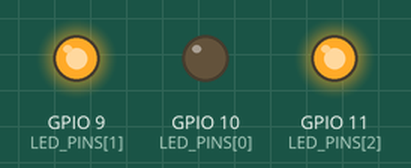
A program run on a simulated Raspberry Pi (BCM pin numbers). Parts: output pins drawn as LEDs (lit = HIGH). What the program prints to the terminal is not drawn.

Above: at 0.05 s.
At 1.75 s:
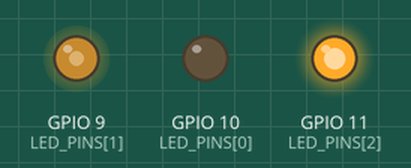
At 3.5 s:
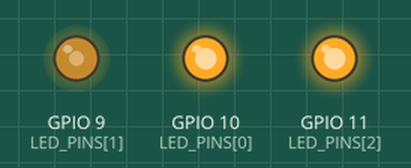
At 4.35 s:
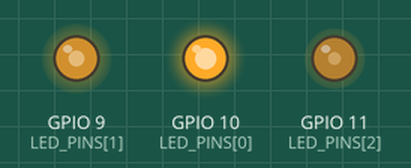
At 5.25 s:
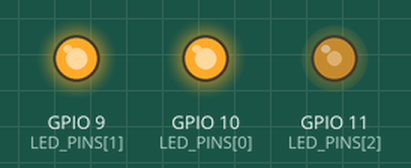
At 7.0 s:
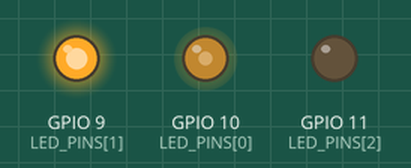
Timing chart, 0 to 9.1 s (numbered marks = the images above):
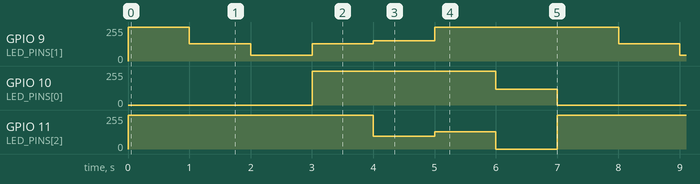

Measured:
- by itself, GPIO 9 (LED_PINS[1]): repeats every 7.0 s: 43/255 1.0 s, 128/255 1.0 s, 153/255 1.0 s, 255/255 3.0 s, 130/255 1.0 s
- by itself, GPIO 10 (LED_PINS[0]): repeats every 7.0 s: 117/255 1.0 s, 0/255 3.0 s, 255/255 3.0 s
- by itself, GPIO 11 (LED_PINS[2]): repeats every 7.0 s: 128/255 1.0 s, 0/255 1.0 s, 255/255 4.0 s, 94/255 1.0 s

The program:

rpirgbled-03.py
```python
# rpirgbled-03.py
# RGB Led를 이용하여 무지개색을 표현한다.
import RPi.GPIO as GPIO
import time

# RGB 핀 번호
LED_PINS = [ 10, 9, 11 ]    # RGB 핀 번호

# 기본 상수 정의
# LED 공통핀이 GND인지 여부
IS_LED_COMMON_PIN_GND = False

# LED 공통핀이 GND인 경우에는 ON이 HIGH, OFF가 LOW
# LED 공통핀이 +인 경우에는 ON이 LOW, OFF가 HIGH
LED_ON = GPIO.HIGH if IS_LED_COMMON_PIN_GND == True else GPIO.LOW
LED_OFF = GPIO.LOW if IS_LED_COMMON_PIN_GND == True else GPIO.HIGH

# LED 공통핀이 GND인 경우 Duty 최대값은 100(On), 최소값은 0(Off)이다.
# LED 공통핀이 +인 경우 Duty 최대값은 0(On), 최소값은 100(Off)이다.
DUTY_ON = 100 if IS_LED_COMMON_PIN_GND == True else 0
DUTY_OFF = 0 if IS_LED_COMMON_PIN_GND == True else 100

# 빨강, 주황, 노랑, 초록, 파랑, 남색, 보라
colors = [
            {'name': '빨강', 'color':0xff0000 }
        ,   {'name': '주황', 'color':0xff7f00 }
        ,   {'name': '노랑', 'color':0xffd400 }
        ,   {'name': '초록', 'color':0x008000 }
        ,   {'name': '파랑', 'color':0x0067a3 }
        ,   {'name': '남색', 'color':0x000080 }
        ,   {'name': '보라', 'color':0x8b00ff }
        ]

#-----------------------------------------------------------------[ functions ]
# (함수) remap(x, in_max, out_max)
# 입력값을 0에서 out_max 사이의 값으로 바꾼다.
# - x : 색상 16진수
# - in_max : 0x00 ~ 0xFF
# - out_max : 0 ~ 100
def remap(x, in_max, out_max):
    return (out_max / in_max) * x

# (함수) setColor(col)
# LED 색 설정
# ex) col = 0xRRGGBB
def setColor(col):
    val_r = (col & 0xFF0000) >> 16      # Red 16진수
    val_g = (col & 0x00FF00) >> 8       # Green 16진수
    val_b = (col & 0x0000FF)            # Blue 16진수

    # 색상을 PWM에 맞게 변환 (0x00 ~ 0xFF 사이의 값을 0 ~ 100까지로 변환)
    val_r = int( remap(val_r, 0xFF, 100) )
    val_g = int( remap(val_g, 0xFF, 100) )
    val_b = int( remap(val_b, 0xFF, 100) )

    #print(hex(val_r), hex(val_g), hex(val_b))

    # 듀티 싸이클 변경
    new_r = val_r
    new_g = val_g
    new_b = val_b

    if IS_LED_COMMON_PIN_GND == False:
        new_r = 100 - val_r
        new_g = 100 - val_g
        new_b = 100 - val_b

    #print(val_r, val_g, val_b, new_r, new_g, new_b)

    PWM_R.ChangeDutyCycle(new_r)
    PWM_G.ChangeDutyCycle(new_g)
    PWM_B.ChangeDutyCycle(new_b)

#----------------------------------------------------------------------[ main ]
GPIO.setmode(GPIO.BCM)              # GPIO BCM 모드 설정
GPIO.setwarnings(False)

for pin_no in LED_PINS:
    GPIO.setup(pin_no, GPIO.OUT)    # GPIO 핀 모드를 출력으로 설정
    GPIO.output(pin_no, LED_OFF)    # Pull-up 상태인 경우는 출력 신호를 반대로

# 주파수 2KHz
PWM_R = GPIO.PWM(LED_PINS[0], 2000)
PWM_G = GPIO.PWM(LED_PINS[1], 2000)
PWM_B = GPIO.PWM(LED_PINS[2], 2000)

# 초기 듀티 싸이클, LED 끄기
PWM_R.start(DUTY_OFF)
PWM_G.start(DUTY_OFF)
PWM_B.start(DUTY_OFF)

# 무지개색 표현
print('> 무지개색 7가지 색상들을 1초마다 하나씩 보여준다.')

try:
    while True:
        for col in colors:
            print('* ' + col['name'])
            setColor(col['color'])
            time.sleep(1.0)

except KeyboardInterrupt:       # CTRL+C 로 종료
    PWM_R.stop()
    PWM_G.stop()
    PWM_B.stop()

    # LED 끄기
    for pin_no in LED_PINS:
        GPIO.output(pin_no, LED_OFF)

    GPIO.cleanup()
```
